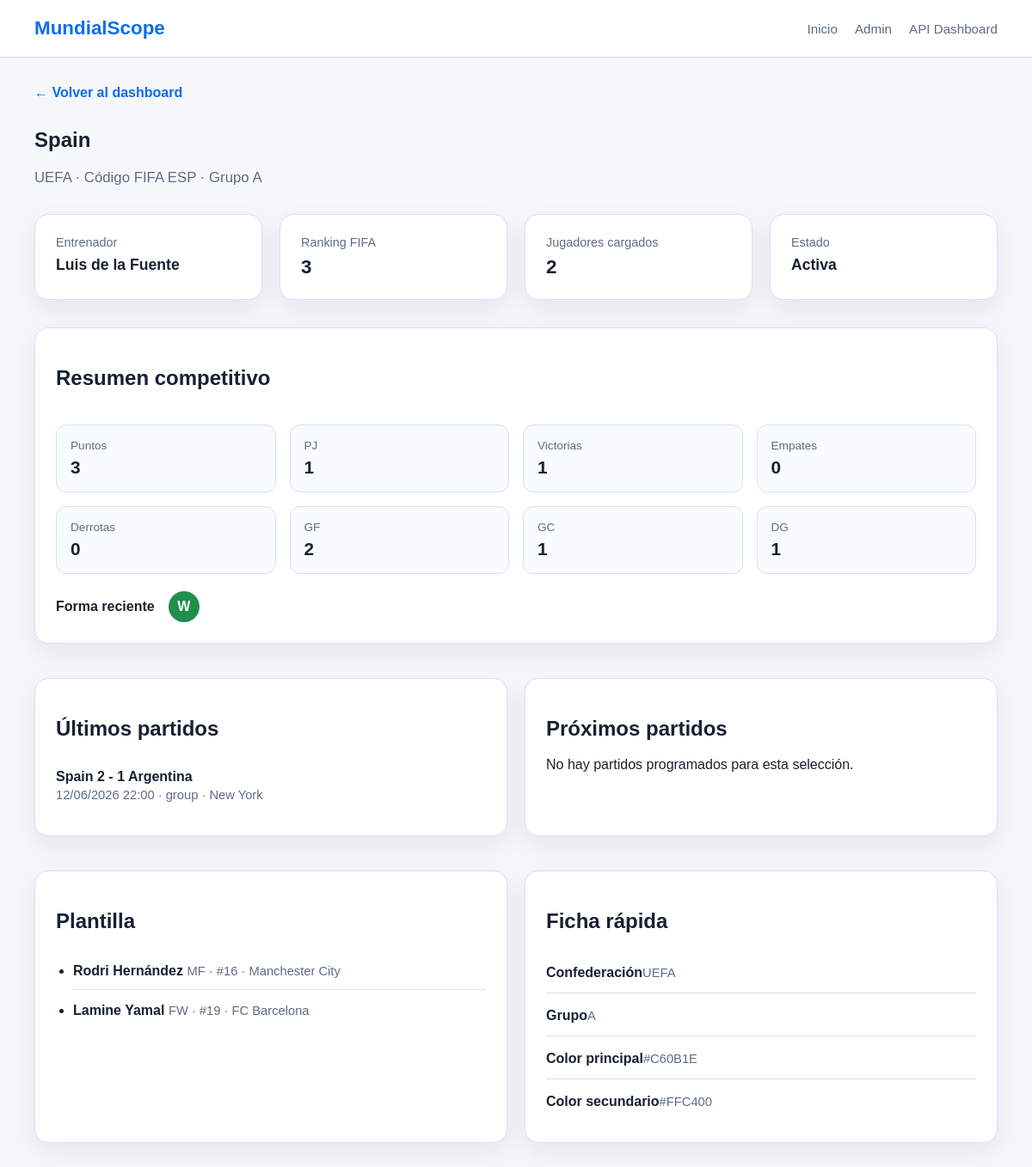
/teams/1/, run on the app's committed database.
### teams/models.py (models this page shows, shortened)
class Team(models.Model):
    class Confederation(models.TextChoices):
        UEFA = "UEFA", "UEFA"
        CONMEBOL = "CONMEBOL", "CONMEBOL"
        CONCACAF = "CONCACAF", "CONCACAF"
        CAF = "CAF", "CAF"
        AFC = "AFC", "AFC"
        OFC = "OFC", "OFC"
    name = models.CharField(max_length=100, unique=True)
    fifa_code = models.CharField(max_length=3, unique=True)
    confederation = models.CharField(max_length=10, choices=Confederation.choices)
    coach = models.CharField(max_length=100, blank=True)
    fifa_ranking = models.PositiveIntegerField(null=True, blank=True)
    group = models.CharField(max_length=1, blank=True)
    primary_color = models.CharField(max_length=7, blank=True)
    secondary_color = models.CharField(max_length=7, blank=True)
    is_active = models.BooleanField(default=True)
    class Meta:
        ordering = ["name"]

### matches/models.py (models this page shows, shortened)
class Match(models.Model):
    class Stage(models.TextChoices):
        GROUP = "group", "Group Stage"
        ROUND_OF_32 = "round_32", "Round of 32"
        ROUND_OF_16 = "round_16", "Round of 16"
        QUARTERFINAL = "quarterfinal", "Quarterfinal"
        SEMIFINAL = "semifinal", "Semifinal"
        THIRD_PLACE = "third_place", "Third Place"
        FINAL = "final", "Final"
    class Status(models.TextChoices):
        SCHEDULED = "scheduled", "Scheduled"
        LIVE = "live", "Live"
        FINISHED = "finished", "Finished"
        POSTPONED = "postponed", "Postponed"
        CANCELLED = "cancelled", "Cancelled"
    tournament = models.ForeignKey(
        "matches.Tournament",
        on_delete=models.CASCADE,
        related_name="matches",
    )
    home_team = models.ForeignKey(
        "teams.Team",
        on_delete=models.CASCADE,
        related_name="home_matches",
    )
    away_team = models.ForeignKey(
        "teams.Team",
        on_delete=models.CASCADE,
        related_name="away_matches",
    )
    stage = models.CharField(max_length=20, choices=Stage.choices)
    group = models.CharField(max_length=1, blank=True)
    match_date = models.DateTimeField()
    stadium = models.CharField(max_length=120, blank=True)
    city = models.CharField(max_length=100, blank=True)
    status = models.CharField(
        max_length=20,
        choices=Status.choices,
        default=Status.SCHEDULED,
    )
    home_score = models.PositiveIntegerField(default=0)
    away_score = models.PositiveIntegerField(default=0)
    class Meta:
        ordering = ["match_date"]

### players/models.py (models this page shows, shortened)
class Player(models.Model):
    class Position(models.TextChoices):
        GOALKEEPER = "GK", "Goalkeeper"
        DEFENDER = "DF", "Defender"
        MIDFIELDER = "MF", "Midfielder"
        FORWARD = "FW", "Forward"
    team = models.ForeignKey(
        "teams.Team",
        on_delete=models.CASCADE,
        related_name="players",
    )
    first_name = models.CharField(max_length=60)
    last_name = models.CharField(max_length=60)
    shirt_number = models.PositiveIntegerField(null=True, blank=True)
    position = models.CharField(max_length=2, choices=Position.choices)
    date_of_birth = models.DateField(null=True, blank=True)
    club = models.CharField(max_length=100, blank=True)
    market_value = models.DecimalField(max_digits=12, decimal_places=2, null=True, blank=True)
    is_called_up = models.BooleanField(default=True)
    class Meta:
        ordering = ["last_name", "first_name"]
        unique_together = ("team", "shirt_number")

### teams/views.py (the view)
# urls.py: path("<int:pk>/", TeamDetailPageView.as_view(), name="team-page-detail"),
class TeamDetailPageView(DetailView):
    model = Team
    template_name = "teams/team_detail.html"
    context_object_name = "team"
    def get_queryset(self):
        return Team.objects.prefetch_related("players")
    def get_context_data(self, **kwargs):
        context = super().get_context_data(**kwargs)
        context["team_stats"] = build_team_stats(self.object)
        return context

### teams/services.py (called while the page is built)
def get_team_matches_queryset(team):
    return Match.objects.select_related(
        "tournament",
        "home_team",
        "away_team",
    ).filter(
        home_team=team
    ) | Match.objects.select_related(
        "tournament",
        "home_team",
        "away_team",
    ).filter(
        away_team=team
    )

### templates/teams/team_detail.html (shortened to what this page needs)
{% extends "base.html" %}
{% block content %}
<section class="page-header">
    <a class="back-link" href="/">← Volver al dashboard</a>
    <h1>{{ team.name }}</h1>
    <p class="hero-text">
        {{ team.confederation }} · Código FIFA {{ team.fifa_code }}
        {% if team.group %}· Grupo {{ team.group }}{% endif %}
    </p>
</section>
<section class="kpi-grid team-kpis">
    <article class="card kpi-card">
        <span class="kpi-label">Entrenador</span>
        <strong class="kpi-value small">{{ team.coach|default:"No disponible" }}</strong>
    </article>
    <article class="card kpi-card">
        <span class="kpi-label">Ranking FIFA</span>
        <strong class="kpi-value">{{ team.fifa_ranking|default:"-" }}</strong>
    </article>
    <article class="card kpi-card">
        <span class="kpi-label">Jugadores cargados</span>
        <strong class="kpi-value">{{ team.players.count }}</strong>
    </article>
    <article class="card kpi-card">
        <span class="kpi-label">Estado</span>
        <strong class="kpi-value small">
            {% if team.is_active %}Activa{% else %}Inactiva{% endif %}
        </strong>
    </article>
</section>
{% include "teams/partials/stats_summary.html" %}
<section class="content-grid team-detail-grid">
    {% include "teams/partials/recent_matches.html" %}
    {% include "teams/partials/upcoming_matches.html" %}
</section>
<section class="content-grid team-detail-grid">
    <div class="card">
        <h2>Plantilla</h2>
        {% if team.players.all %}
            <ul class="player-list">
                {% for player in team.players.all %}
                    <li>
                        <a href="{% url 'players:player-page-detail' player.pk %}">
                            <strong>{{ player.first_name }} {{ player.last_name }}</strong>
                        </a>
                        <span>
                            {{ player.position }}{% if player.shirt_number %} · #{{ player.shirt_number }}{% endif %}
                            {% if player.club %} · {{ player.club }}{% endif %}
                        </span>
                    </li>
                {% endfor %}
            </ul>
        {% else %}
            <p>No hay jugadores asociados a esta selección.</p>
        {% endif %}
    </div>
    <div class="card">
        <h2>Ficha rápida</h2>
        <ul class="team-list">
            <li><strong>Confederación</strong><span>{{ team.confederation }}</span></li>
            <li><strong>Grupo</strong><span>{{ team.group|default:"-" }}</span></li>
            <li><strong>Color principal</strong><span>{{ team.primary_color|default:"-" }}</span></li>
            <li><strong>Color secundario</strong><span>{{ team.secondary_color|default:"-" }}</span></li>
        </ul>
    </div>
</section>
{% endblock %}

### templates/teams/partials/recent_matches.html
<div class="card">
    <h2>Últimos partidos</h2>
    {% if team_stats.last_matches %}
        <ul class="match-list detailed">
            {% for match in team_stats.last_matches %}
                <li>
                    <a class="match-row-link" href="{% url 'matches:match-page-detail' match.pk %}">
                        <div>
                            <strong>{{ match.home_team.name }} {{ match.home_score }} - {{ match.away_score }} {{ match.away_team.name }}</strong><br>
                            <span>{{ match.match_date|date:"d/m/Y H:i" }} · {{ match.stage }} · {{ match.city }}</span>
                        </div>
                    </a>
                </li>
            {% endfor %}
        </ul>
    {% else %}
        <p>No hay partidos finalizados registrados para esta selección.</p>
    {% endif %}
</div>

### static/css/styles.css (style rules this page uses)
:root { --bg: #f5f7fb; --surface: #ffffff; --text: #172033; --muted: #5f6b84; --border: #d9e1ee; --primary: #0c6cf2; --primary-dark: #0a56c2; --shadow: 0 10px 30px rgba(15, 23, 42, 0.08); --radius: 16px; --container: 1120px; }
* { box-sizing: border-box; }
body { margin: 0; font-family: Arial, sans-serif; background: var(--bg); color: var(--text); }
a { color: inherit; text-decoration: none; }
.hero-text { max-width: 720px; color: var(--muted); font-size: 1.05rem; }
.kpi-grid { display: grid; grid-template-columns: repeat(4, 1fr); gap: 20px; margin-bottom: 32px; }
.content-grid { display: grid; grid-template-columns: 1.4fr 1fr; gap: 20px; margin-bottom: 40px; }
.card { background: var(--surface); border: 1px solid var(--border); border-radius: var(--radius); padding: 24px; box-shadow: var(--shadow); }
.kpi-card { display: flex; flex-direction: column; gap: 8px; }
.kpi-label { font-size: 0.9rem; color: var(--muted); }
.kpi-value { font-size: 1.4rem; }
.match-list, .team-list { list-style: none; padding: 0; margin: 0; }
.match-list li, .team-list li { padding: 14px 0; border-bottom: 1px solid var(--border); }
.match-list li:last-child, .team-list li:last-child { border-bottom: none; }
.match-list span, .team-list span { display: inline-block; margin-top: 4px; color: var(--muted); font-size: 0.92rem; }
.page-header { margin-bottom: 32px; }
.back-link { display: inline-block; margin-bottom: 12px; color: var(--primary); font-weight: 600; }
.dashboard-main-grid, .dashboard-secondary-grid, .team-detail-grid { grid-template-columns: 1fr 1fr; }
.ranking-list, .player-list { margin: 0; padding-left: 20px; }
.ranking-list li, .player-list li { padding: 12px 0; border-bottom: 1px solid var(--border); }
.ranking-list li:last-child, .player-list li:last-child { border-bottom: none; }
.player-list span, .ranking-list span { display: inline-block; margin-top: 4px; color: var(--muted); font-size: 0.92rem; }
.kpi-value.small { font-size: 1.1rem; }
.team-kpis { margin-bottom: 32px; }
.match-row-link { display: flex; justify-content: space-between; gap: 16px; align-items: center; color: inherit; }

### data on the page
Team: name "Spain", confederation "UEFA", fifa_code "ESP", group "A", coach "Luis de la Fuente", fifa_ranking "3", players.count "2", primary_color "#C60B1E", secondary_color "#FFC400"
Match: home_team.name "Spain", home_score "2", away_score "1", away_team.name "Argentina", match_date "12/06/2026 22:00", stage "group", city "New York"
Player: first_name "Rodri", last_name "Hernández", position "MF", shirt_number "16", club "Manchester City"
Player: first_name "Lamine", last_name "Yamal", position "FW", shirt_number "19", club "FC Barcelona"

### other printed values
{{ team_stats.points }} "3"
{{ team_stats.played }} "1"
{{ team_stats.wins }} "1"
{{ team_stats.draws }} "0"
{{ team_stats.losses }} "0"
{{ team_stats.goals_for }} "2"
{{ team_stats.goals_against }} "1"
{{ team_stats.goal_difference }} "1"
{{ item }} "W"
